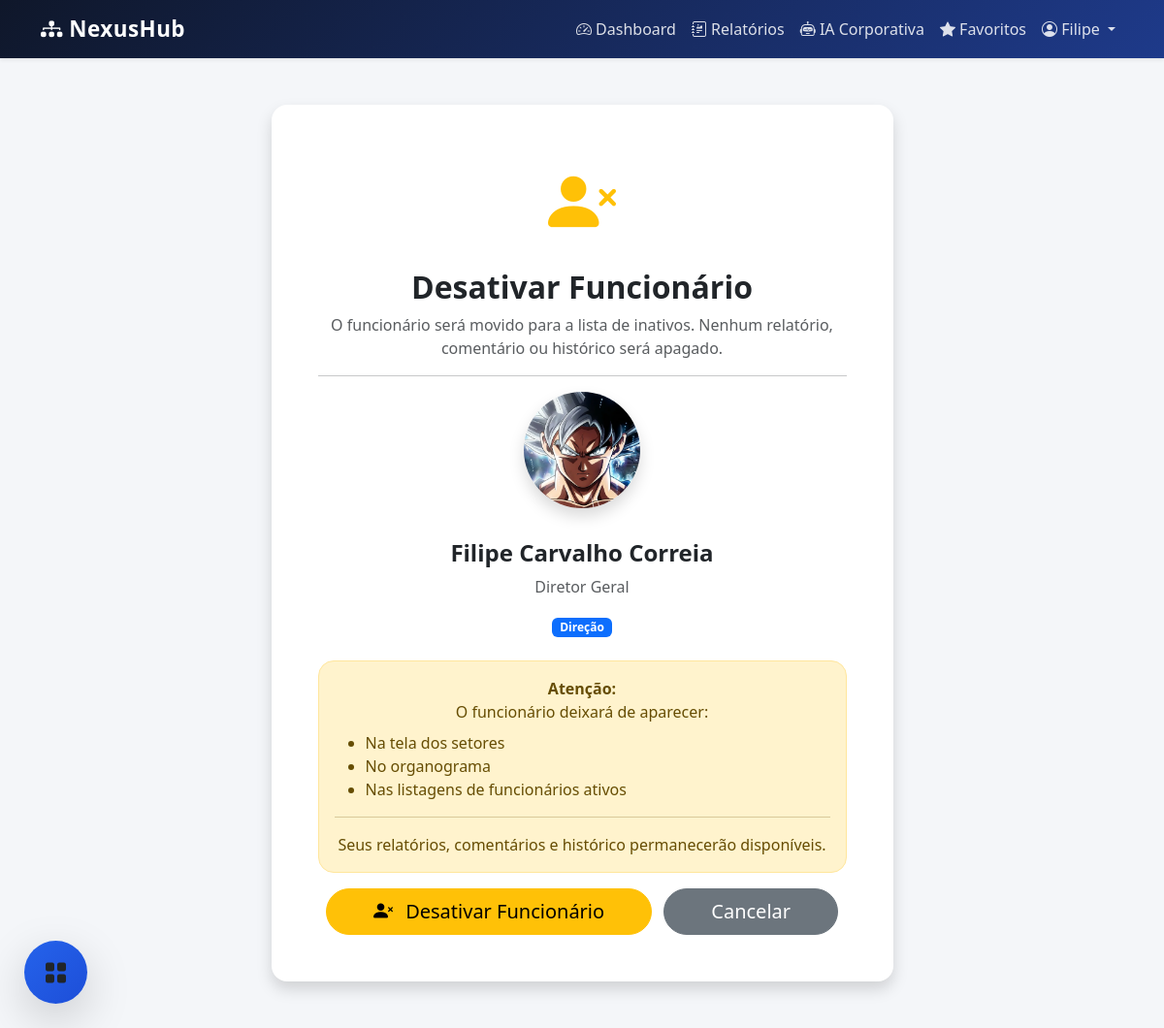
The app's page /funcionarios/excluir/1/ (signed in) with its own data.
### funcionarios/models.py (models this page shows, shortened)
class Funcionario(models.Model):
    usuario = models.OneToOneField(
        User,
        on_delete=models.CASCADE
    )
    ativo = models.BooleanField(
        default=True
    )
    cargo = models.CharField(
        max_length=100
    )
    funcao = models.TextField()
    telefone = models.CharField(
        max_length=20,
        blank=True
    )
    data_nascimento = models.DateField(
        null=True,
        blank=True
    )
    foto = models.ImageField(
        upload_to='funcionarios/',
        blank=True,
        null=True
    )
    setor = models.ForeignKey(
        Setor,
        on_delete=models.CASCADE
    )
    superior = models.ForeignKey(
        'self',
        on_delete=models.SET_NULL,
        null=True,
        blank=True
    )

### setores/models.py (models this page shows, shortened)
class Setor(models.Model):
    nome = models.CharField(max_length=100)
    descricao = models.TextField(blank=True)
    class Meta:
        verbose_name = 'Setor'
        verbose_name_plural = 'Setores'

### funcionarios/views.py (the view)
@login_required
def excluir_funcionario(request, funcionario_id):
    if not (
        request.user.is_superuser
        or is_rh(request.user)
        or is_administrador(request.user)
    ):
        return redirect('home')
    funcionario = get_object_or_404(
        Funcionario,
        id=funcionario_id
    )
    if request.method == 'POST':
        funcionario.ativo = False
        funcionario.save()
        return redirect('home')
    return render(
        request,
        'funcionarios/excluir_funcionario.html',
        {
            'funcionario': funcionario
        }
    )

### templates/funcionarios/excluir_funcionario.html (shortened to what this page needs)
{% extends 'base.html' %}
{% block content %}
<div class="container py-5">
    <div class="row justify-content-center">
        <div class="col-md-7">
            <div class="card border-0 shadow rounded-4">
                <div class="card-body p-5 text-center">
                    <i class="bi bi-person-x-fill text-warning"
                       style="font-size: 70px;">
                    </i>
                    <h2 class="fw-bold mt-3">
                        Desativar Funcionário
                    </h2>
                    <p class="text-muted">
                        O funcionário será movido para a lista de inativos.
                        Nenhum relatório, comentário ou histórico será apagado.
                    </p>
                    <hr>
                    {% if funcionario.foto %}
                        <img src="{{ funcionario.foto.url }}"
                             class="rounded-circle shadow mb-3"
                             width="120"
                             height="120"
                             style="object-fit: cover;">
                    {% else %}
                        <i class="bi bi-person-circle text-secondary"
                           style="font-size: 100px;">
                        </i>
                    {% endif %}
                    <h4 class="fw-bold mt-3">
                        {{ funcionario.usuario.get_full_name }}
                    </h4>
                    <p class="text-muted">
                        {{ funcionario.cargo }}
                    </p>
                    <p>
                        <span class="badge bg-primary">
                            {{ funcionario.setor.nome }}
                        </span>
                    </p>
                    <div class="alert alert-warning rounded-4 mt-4">
                        <strong>Atenção:</strong><br>
                        O funcionário deixará de aparecer:
                        <ul class="text-start mt-2 mb-0">
                            <li>Na tela dos setores</li>
                            <li>No organograma</li>
                            <li>Nas listagens de funcionários ativos</li>
                        </ul>
                        <hr>
                        Seus relatórios, comentários e histórico permanecerão disponíveis.
                    </div>
                    <form method="POST">
                        <button
                            type="submit"
                            class="btn btn-warning btn-lg rounded-pill px-5">
                            <i class="bi bi-person-x-fill me-2"></i>
                            Desativar Funcionário
                        </button>
                        <a
                            href="{% url 'organograma' %}"
                            class="btn btn-secondary btn-lg rounded-pill px-5 ms-2">
                            Cancelar
                        </a>
                    </form>
                </div>
            </div>
        </div>
    </div>
</div>
{% endblock %}

### templates/base.html (shortened to what this page needs)
<!DOCTYPE html>
<html lang="pt-br">
<head>
    <link
        href="https://cdn.jsdelivr.net/npm/bootstrap@5.3.3/dist/css/bootstrap.min.css"
        rel="stylesheet">
    <link
        rel="stylesheet"
        href="https://cdn.jsdelivr.net/npm/bootstrap-icons@1.11.3/font/bootstrap-icons.min.css">
</head>
<body>
    <nav class="navbar navbar-expand-lg navbar-dark navbar-custom shadow-sm">
        <div class="container">
            <a class="navbar-brand fw-bold"
            href="{% url 'home' %}">
                <i class="bi bi-diagram-3-fill"></i>
                NexusHub
            </a>
            {% if user.is_authenticated %}
            <div class="collapse navbar-collapse"
                id="navbarNexus">
                <ul class="navbar-nav ms-auto align-items-center">
                    <li class="nav-item">
                        <a href="{% url 'dashboard' %}"
                        class="nav-link text-white">
                            <i class="bi bi-speedometer2"></i>
                            Dashboard
                        </a>
                    </li>
                    <li class="nav-item">
                        <a href="{% url 'feed_relatorios' %}"
                        class="nav-link text-white">
                            <i class="bi bi-journal-richtext"></i>
                            Relatórios
                        </a>
                    </li>
                    <li class="nav-item">
                        <a href="{% url 'assistente_ia' %}"
                        class="nav-link text-info">
                            <i class="bi bi-robot"></i>
                            IA Corporativa
                        </a>
                    </li>
                    <li class="nav-item">
                        <a href="{% url 'meus_favoritos' %}"
                        class="nav-link text-warning">
                            <i class="bi bi-star-fill"></i>
                            Favoritos
                        </a>
                    </li>
                    <li class="nav-item dropdown">
                        <a class="nav-link dropdown-toggle text-white"
                        href="#"
                        role="button"
                        data-bs-toggle="dropdown">
                            <i class="bi bi-person-circle"></i>
                            {{ user.first_name|default:user.username }}
                        </a>
                    </li>
                </ul>
            </div>
            {% endif %}
        </div>
    </nav>
    {% block content %}
    {% endblock %}
    {% if user.is_authenticated %}
    <div class="dropdown admin-menu">
        <button
            class="btn rounded-circle shadow-lg botao-admin"
            type="button"
            data-bs-toggle="dropdown">
            <i class="bi bi-grid-fill"></i>
        </button>
    </div>
    {% endif %}
</body>
</html>

### templates/base.html (style rules this page uses)
body { background-color: #f4f6f9; min-height: 100vh; }
.navbar-custom { background: linear-gradient( 135deg, #0f172a, #1e3a8a ); }
.navbar-brand { font-size: 1.4rem; letter-spacing: .5px; }
.nav-link { color: rgba(255,255,255,.85) !important; transition: .3s; }
.admin-menu { position: fixed; bottom: 25px; left: 25px; z-index: 9999; }
.botao-admin { width: 65px; height: 65px; border: none; font-size: 24px; display: flex; align-items: center; justify-content: center; background: linear-gradient( 135deg, #2563eb, #1d4ed8 ); transition: .3s; }

### records on screen
Funcionario: foto (picture), usuario.get_full_name "Filipe Carvalho Correia", cargo "Diretor Geral", setor.nome "Direção"

### other values on screen
{{ user.first_name|default:user.username }} "Filipe"
